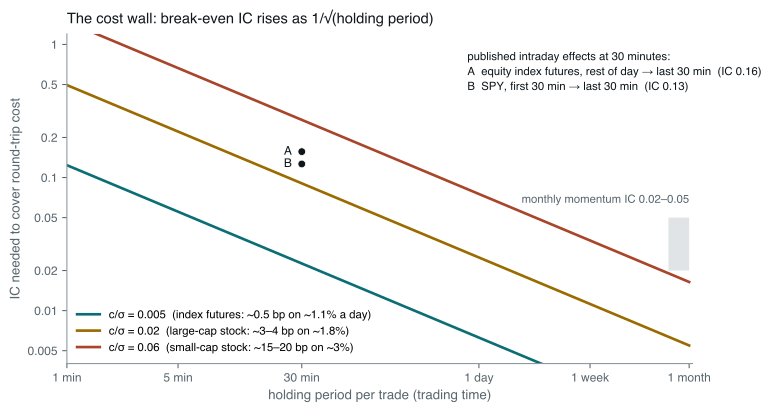

Generate this figure with Python:
# The cost wall: the information coefficient a directional signal needs just to
# cover its round-trip cost, as a function of how long each position is held.
#
# A sign strategy on a signal whose correlation with the next-window return is
# rho earns, per trade, rho * sigma_h * sqrt(2/pi) when signal and return are
# jointly normal. It breaks even when that equals the round-trip cost c:
#
#     rho*(h) = (c / sigma_D) * sqrt(H / h) * sqrt(pi / 2)
#
# sigma_D is daily volatility, H = 390 trading minutes, and variance is spread
# evenly over trading time (overnight folded into sigma_D), which is accurate to
# a factor of about 1.5 at any single time of day.
#
#   Lines   — break-even IC for three cost-to-volatility ratios c / sigma_D.
#   Points  — published intraday effects at h = 30 minutes, IC = sqrt(R^2):
#             Baltussen et al. (2021), pooled equity index futures, rest of day
#             -> last half hour, R^2 = 2.45%; Gao et al. (2018), SPY, first
#             half hour -> last half hour, R^2 = 1.6%.
#   Band    — the monthly cross-sectional IC range the momentum deep dive calls
#             "genuinely useful" (0.02-0.05), at h = one month.
#
# Run standalone:  uv run --no-project --with matplotlib,numpy python <path>

import os

os.environ.setdefault("SOURCE_DATE_EPOCH", "1735689600")

import matplotlib

matplotlib.use("Agg")
matplotlib.rcParams["svg.fonttype"] = "path"
matplotlib.rcParams["svg.hashsalt"] = "im_cost_wall"
matplotlib.rcParams["font.family"] = ["Helvetica", "Arial", "DejaVu Sans"]

from pathlib import Path

import matplotlib.pyplot as plt
import numpy as np

INK = "#10171B"
MUTED = "#58666E"
TEAL = "#0B6E75"
RUST = "#A8452B"
GOLD = "#9A6B00"
GREY = "#8A979D"

H = 390.0  # trading minutes per session
MONTH = 21 * H

CASES = (
    (0.005, TEAL, "c/σ = 0.005  (index futures: ~0.5 bp on ~1.1% a day)"),
    (0.02, GOLD, "c/σ = 0.02  (large-cap stock: ~3–4 bp on ~1.8%)"),
    (0.06, RUST, "c/σ = 0.06  (small-cap stock: ~15–20 bp on ~3%)"),
)

PUBLISHED = (
    ("A", "equity index futures, rest of day → last 30 min", np.sqrt(0.0245)),
    ("B", "SPY, first 30 min → last 30 min", np.sqrt(0.016)),
)


def breakeven(ratio: float, h: np.ndarray) -> np.ndarray:
    return ratio * np.sqrt(H / h) * np.sqrt(np.pi / 2)


def style(ax) -> None:
    ax.tick_params(labelsize=9, colors=MUTED)
    for side in ("top", "right"):
        ax.spines[side].set_visible(False)
    for side in ("left", "bottom"):
        ax.spines[side].set_color(GREY)


def main() -> None:
    h = np.geomspace(1.0, MONTH, 400)
    fig, ax = plt.subplots(figsize=(8.2, 4.4))

    for ratio, color, label in CASES:
        ax.plot(h, breakeven(ratio, h), color=color, lw=2.0, label=label)

    ax.fill_between([MONTH / 1.35, MONTH * 1.0], 0.02, 0.05, color=GREY, alpha=0.25, linewidth=0)
    ax.text(MONTH, 0.068, "monthly momentum IC 0.02–0.05", fontsize=8.5, color=MUTED, ha="right", va="center")

    key = []
    for tag, label, ic in PUBLISHED:
        ax.scatter([30.0], [ic], s=34, color=INK, zorder=5, edgecolor="white", linewidth=0.6)
        ax.text(26.0, ic, tag, fontsize=9, color=INK, ha="right", va="center", fontweight="bold")
        key.append(f"{tag}  {label}  (IC {ic:.2f})")
    ax.text(330.0, 0.62, "published intraday effects at 30 minutes:\n" + "\n".join(key),
            fontsize=8.5, color=INK, va="center", linespacing=1.5)

    ticks = [1, 5, 30, H, 5 * H, MONTH]
    ax.set_xscale("log")
    ax.set_yscale("log")
    ax.set_xticks(ticks, labels=["1 min", "5 min", "30 min", "1 day", "1 week", "1 month"])
    ax.set_yticks([0.005, 0.01, 0.02, 0.05, 0.1, 0.2, 0.5, 1.0],
                  labels=["0.005", "0.01", "0.02", "0.05", "0.1", "0.2", "0.5", "1"])
    ax.minorticks_off()
    ax.set_xlim(1.0, MONTH * 1.05)
    ax.set_ylim(0.004, 1.2)
    ax.set_xlabel("holding period per trade (trading time)", fontsize=10, color=MUTED)
    ax.set_ylabel("IC needed to cover round-trip cost", fontsize=10, color=MUTED)
    ax.set_title("The cost wall: break-even IC rises as 1/√(holding period)", fontsize=11, color=INK, loc="left", pad=8)
    ax.legend(frameon=False, fontsize=8.5, loc="lower left")
    style(ax)

    fig.tight_layout()
    out = Path(__file__).with_suffix("")
    for ext in ("pdf", "svg"):
        fig.savefig(f"{out}.{ext}", transparent=True, bbox_inches="tight")

    rows = (("1 min", 1.0), ("5 min", 5.0), ("30 min", 30.0), ("1 day", H), ("1 week", 5 * H), ("1 month", MONTH))
    print(f"{'horizon':>8}" + "".join(f"{f'c/sigma={r}':>14}" for r, _, _ in CASES))
    for name, minutes in rows:
        print(f"{name:>8}" + "".join(f"{breakeven(r, np.array(minutes)):>14.3f}" for r, _, _ in CASES))
    print(f"ratio of break-even IC, 30 min vs 1 month: {np.sqrt(MONTH / 30):.1f}")
    for tag, label, ic in PUBLISHED:
        print(f"published IC {ic:.3f}: {label}")


if __name__ == "__main__":
    main()
